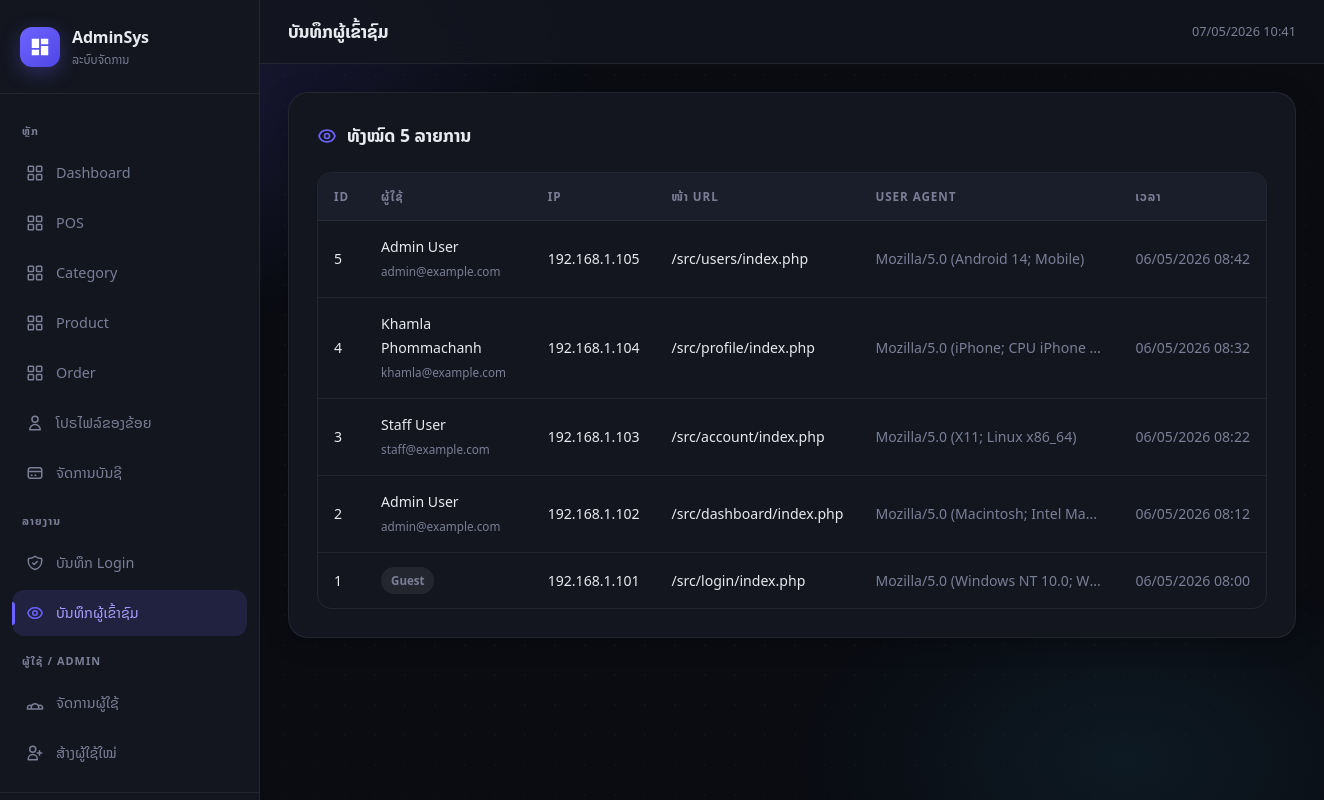
Screenshot of /src/logs/visitor_logs.php (signed in) with the database file from the repository.
### tables this page shows
create table visitor_logs (
    id int auto_increment primary key,
    ip_address varchar(45),
    user_agent text,
    page_url varchar(500),
    referer varchar(500),
    session_id varchar(100),
    user_id int null,
    created_at timestamp default current_timestamp,
    foreign key (user_id) references users(id) on delete set null
);

create table users (
    id int auto_increment primary key,
    name varchar(255) not null,
    email varchar(255) not null,
    password varchar(255) not null,
    role varchar(10) not null default 'user',  
    last_seen timestamp default current_timestamp,
    created_at timestamp default current_timestamp,
    updated_at timestamp default current_timestamp
);

### src/logs/visitor_logs.php (the view, shortened to what this page needs)
<?php
require_once __DIR__ . '/../../config/database.php';
$page = max(1, (int)($_GET['page'] ?? 1));
$limit = 50;
$offset = ($page - 1) * $limit;
$logs = $conn->query("
    SELECT vl.*, u.name as user_name, u.email
    FROM visitor_logs vl
    LEFT JOIN users u ON vl.user_id = u.id
    ORDER BY vl.created_at DESC
    LIMIT $limit OFFSET $offset
");
$total = (int)$conn->query("SELECT COUNT(*) AS c FROM visitor_logs")->fetch_assoc()['c'];
require_once __DIR__ . '/../../includes/layout/header.php';
?>
<div class="card">
    <div class="card-header">
        <div class="card-title">
            ທັງໝົດ <?= number_format($total) ?> ລາຍການ
        </div>
    </div>
    <div class="table-wrapper">
        <table>
            <thead>
                <tr>
                    <th>ID</th><th>ຜູ້ໃຊ້</th><th>IP</th>
                    <th>ໜ້າ URL</th><th>User Agent</th><th>ເວລາ</th>
                </tr>
            </thead>
            <tbody>
                <?php while ($log = $logs->fetch_assoc()): ?>
                <tr>
                    <td><?= $log['id'] ?></td>
                    <td>
                        <?php if ($log['user_name']): ?>
                            <?= htmlspecialchars($log['user_name']) ?>
                            <br><small style="color:var(--text-muted);"><?= htmlspecialchars($log['email']) ?></small>
                        <?php else: ?>
                            <span class="badge badge-muted">Guest</span>
                        <?php endif; ?>
                    </td>
                    <td><?= htmlspecialchars($log['ip_address']) ?></td>
                    <td style="max-width:220px;overflow:hidden;text-overflow:ellipsis;white-space:nowrap;">
                        <?= htmlspecialchars($log['page_url']) ?>
                    </td>
                    <td style="max-width:260px;overflow:hidden;text-overflow:ellipsis;white-space:nowrap;color:var(--text-muted);">
                        <?= htmlspecialchars($log['user_agent']) ?>
                    </td>
                    <td style="color:var(--text-muted);white-space:nowrap;"><?= date('d/m/Y H:i', strtotime($log['created_at'])) ?></td>
                </tr>
                <?php endwhile; ?>
            </tbody>
        </table>
    </div>
</div>
<?php
require_once __DIR__ . '/../../includes/layout/footer.php';
?>

### assets/css/admin.css (style rules this page uses)
*, *::before, *::after { box-sizing: border-box; margin: 0; padding: 0; }
:root { --bg: #0a0c12; --surface: #13161f; --surface-2: #1a1e2a; --border: rgba(255,255,255,0.07); --accent: #6c63ff; --accent-dark: #4f46e5; --accent-glow: rgba(108,99,255,0.30); --accent-light:#a89dff; --text: #e8eaf0; --text-muted: #7a7f96; --success: #22c55e; --success-bg: rgba(34,197,94,0.12); --error: #f87171; --error-bg: rgba(248,113,113,0.12); --warning: #fbbf24; --info: #38bdf8; --radius: 14px; --radius-lg: 20px; --sidebar-w: 260px; --topbar-h: 64px; --transition: 0.2s ease; }
body { background: var(--bg); color: var(--text); font-family: 'Noto Sans Lao', system-ui, sans-serif; min-height: 100vh; display: flex; overflow-x: hidden; }
body::before { content: ''; position: fixed; top: -20%; left: -15%; width: 60%; height: 60%; background: radial-gradient(ellipse, rgba(108,99,255,0.14) 0%, transparent 70%); pointer-events: none; animation: floatOrb 10s ease-in-out infinite alternate; z-index: 0; }
body::after { content: ''; position: fixed; bottom: -20%; right: -10%; width: 50%; height: 50%; background: radial-gradient(ellipse, rgba(56,189,248,0.08) 0%, transparent 70%); pointer-events: none; animation: floatOrb 14s ease-in-out infinite alternate-reverse; z-index: 0; }
.card { background: var(--surface); border: 1px solid var(--border); border-radius: var(--radius-lg); padding: 28px; margin-bottom: 24px; box-shadow: 0 4px 24px rgba(0,0,0,0.25); position: relative; overflow: hidden; }
.card-header { display: flex; align-items: center; justify-content: space-between; margin-bottom: 22px; }
.card-title { font-size: 1.1rem; font-weight: 600; display: flex; align-items: center; gap: 10px; }
.card-title svg { width: 20px; height: 20px; color: var(--accent); }
.table-wrapper { overflow-x: auto; border-radius: var(--radius); border: 1px solid var(--border); }
table { width: 100%; border-collapse: collapse; }
th, td { padding: 14px 16px; text-align: left; border-bottom: 1px solid var(--border); }
th { background: var(--surface-2); font-size: 0.73rem; font-weight: 700; text-transform: uppercase; letter-spacing: 0.08em; color: var(--text-muted); white-space: nowrap; }
td { font-size: 0.88rem; }
tr:last-child td { border-bottom: none; }
.badge { display: inline-flex; align-items: center; padding: 4px 10px; border-radius: 999px; font-size: 0.72rem; font-weight: 600; white-space: nowrap; }
.badge-muted { background: rgba(255,255,255,0.07); color: var(--text-muted); }

### rows the page displays
visitor_logs: id "5", user.name "Admin User", user.email "admin@example.com", ip_address "192.168.1.105", page_url "/src/users/index.php", user_agent "Mozilla/5.0 (Android 14; Mobile)", created_at "06/05/2026 08:42"
visitor_logs: id "4", user.name "Khamla Phommachanh", user.email "khamla@example.com", ip_address "192.168.1.104", page_url "/src/profile/index.php", user_agent "Mozilla/5.0 (iPhone; CPU iPhone…", created_at "06/05/2026 08:32"
visitor_logs: id "3", user.name "Staff User", user.email "staff@example.com", ip_address "192.168.1.103", page_url "/src/account/index.php", user_agent "Mozilla/5.0 (X11; Linux x86_64)", created_at "06/05/2026 08:22"
visitor_logs: id "2", user.name "Admin User", user.email "admin@example.com", ip_address "192.168.1.102", page_url "/src/dashboard/index.php", user_agent "Mozilla/5.0 (Macintosh; Intel Ma…", created_at "06/05/2026 08:12"
visitor_logs: id "1", shows "Guest", ip_address "192.168.1.101", page_url "/src/login/index.php", user_agent "Mozilla/5.0 (Windows NT 10.0; W…", created_at "06/05/2026 08:00"

### other values shown
$page_title "ບັນທຶກຜູ້ເຂົ້າຊົມ"
$total "5"
